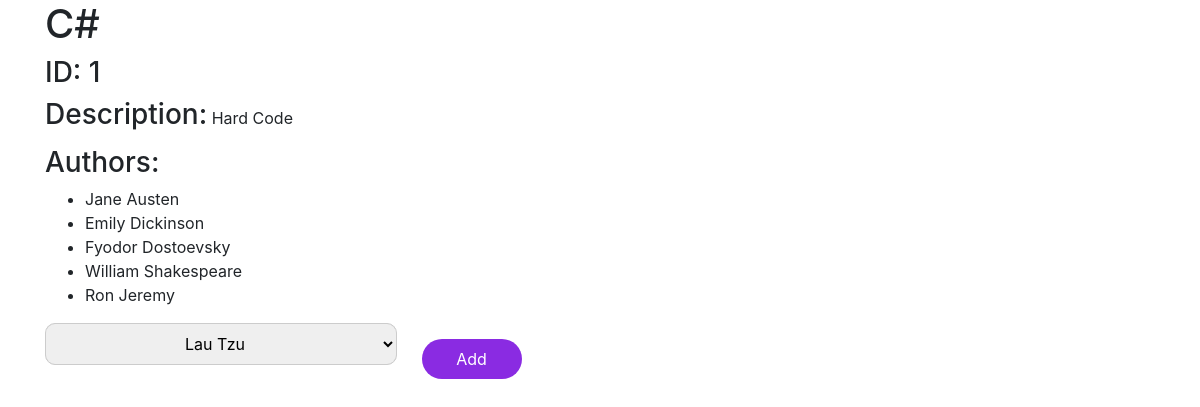
Screenshot of /books/1 with the database file from the repository.
### booksAuthors/models.py (models this page shows)
class Book(models.Model):
    title = models.CharField(max_length=255)
    desc =  models.TextField()
    created_at = models.DateTimeField(auto_now_add=True)
    updated_at = models.DateTimeField(auto_now=True)

class Author(models.Model):
    first_name = models.CharField(max_length=45)
    last_name = models.CharField(max_length=45)
    notes = models.TextField()
    books = models.ManyToManyField(Book, related_name="author")
    created_at = models.DateTimeField(auto_now_add=True)
    updated_at = models.DateTimeField(auto_now=True)

### booksAuthors/views.py (the view)
# urls.py: path('books/<int:book_id>', views.displayBook),
def displayBook(request, book_id):
    the_books = Book.objects.get(id=book_id)
    all_authors = Author.objects.exclude(books__id=book_id)
    context = {
        'book': the_books,
        'all_authors': all_authors,
    }
    return render(request, 'displayBooks.html', context)

### booksAuthors/templates/displayBooks.html (shortened to what this page needs)
<!DOCTYPE html>
<html lang="en">
<head>
    {% load static %}
    <link rel="stylesheet" href="{% static 'css/displayBooks.css' %}">
    <link rel="stylesheet" href="https://stackpath.bootstrapcdn.com/bootstrap/4.5.0/css/bootstrap.min.css">
</head>
<body>
    <div class="container">
        <h1>{{book.title}}</h1>
        <h3>ID: {{book.id}}</h3>
        <h3 class="d-inline-block">Description:</h3>
        <p class="d-inline-block">{{book.desc}}</p>
        <h3>Authors:</h3>
        <ul>
            {% for author in book.author.all %}
            <li>{{author.first_name}} {{author.last_name}}</li>
            {% endfor %}
        </ul>
        <form action="/books/{{book.id}}/add_author" method="POST">
            <div class="form-group">
                <div class="selectWrapper">
                    <select name="author-to-add" class="selectBox">
                        {% for author in all_authors %}
                        <option value="{{author.id}}">{{author.first_name}} {{author.last_name}}</option>
                        {% endfor %}
                    </select>
                </div>
                <button type="submit" class="button">Add</button>
            </div>
        </form>
    </div>
</body>
</html>

### booksAuthors/static/css/displayBooks.css (style rules this page uses)
.selectWrapper { border-radius:10px; display:inline-block; overflow:hidden; background:#cccccc; border:1px solid #cccccc; }
.selectBox { text-align: center; width:350px; height:40px; border:0px; outline:none; }
.button { margin-left: 20px; width: 100px; height: 40px; text-align: center; border: none; border-radius: 2rem; background-color: blueviolet; color: white; }

### rows the page displays
Book: title "C#", id "1", desc "Hard Code"
Author: first_name "Jane", last_name "Austen"
Author: first_name "Emily", last_name "Dickinson"
Author: first_name "Fyodor", last_name "Dostoevsky"
Author: first_name "William", last_name "Shakespeare"
Author: first_name "Ron", last_name "Jeremy"

### other values shown
form field author-to-add "Lau Tzu"
